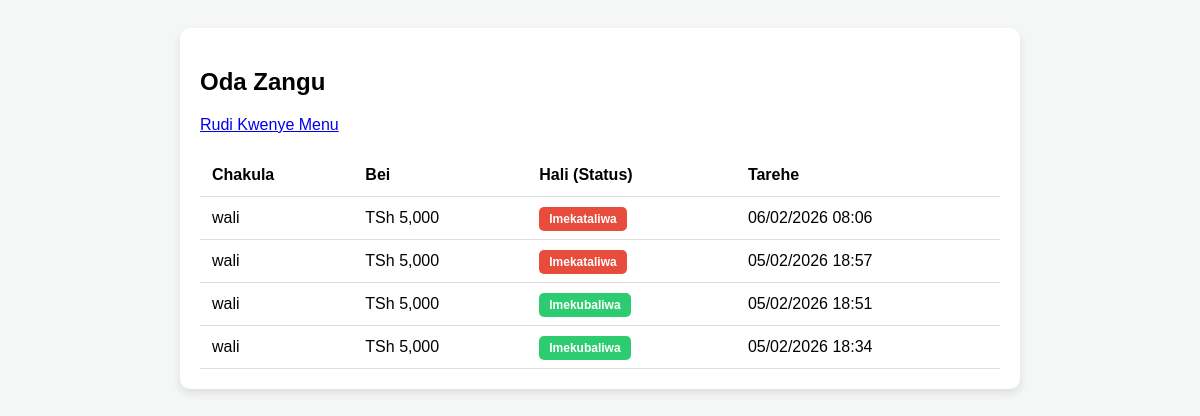
/my_orders.php (signed in), run on the app's committed database.
### tables this page shows
CREATE TABLE `orders` (
  `id` int(11) NOT NULL,
  `user_id` int(11) NOT NULL,
  `food_name` varchar(255) NOT NULL,
  `price` decimal(10,2) NOT NULL,
  `status` enum('Inasubiri','Imekubaliwa','Imekataliwa','Imekamilika') DEFAULT 'Inasubiri',
  `order_date` timestamp NOT NULL DEFAULT current_timestamp()
);

### my_orders.php (the view, shortened to what this page needs)
<?php
require_once 'includes/db_connection.php';
$user_id = $_SESSION['user_id'];
?>
<!DOCTYPE html>
<html lang="sw">
<head>
</head>
<body>
    <div class="container">
        <h2>Oda Zangu</h2>
        <a href="index.php">Rudi Kwenye Menu</a>
        <table>
            <tr>
                <th>Chakula</th>
                <th>Bei</th>
                <th>Hali (Status)</th>
                <th>Tarehe</th>
            </tr>
            <?php
            $res = $conn->query("SELECT * FROM orders WHERE user_id = '$user_id' ORDER BY id DESC");
            if ($res->num_rows > 0) {
                while($row = $res->fetch_assoc()) {
                    echo "<tr>
                        <td>{$row['food_name']}</td>
                        <td>TSh ".number_format($row['price'])."</td>
                        <td><span class='status {$row['status']}'>{$row['status']}</span></td>
                        <td>".date('d/m/Y H:i', strtotime($row['order_date']))."</td>
                    </tr>";
                }
            } else {
                echo "<tr><td colspan='4' style='text-align:center;'>Hujafanya oda bado.</td></tr>";
            }
            ?>
        </table>
    </div>
</body>
</html>

### my_orders.php (style rules this page uses)
body { font-family: sans-serif; background: #f4f7f6; padding: 20px; }
.container { max-width: 800px; margin: auto; background: white; padding: 20px; border-radius: 10px; box-shadow: 0 4px 10px rgba(0,0,0,0.1); }
table { width: 100%; border-collapse: collapse; margin-top: 20px; }
th, td { padding: 12px; border-bottom: 1px solid #ddd; text-align: left; }
.status { padding: 5px 10px; border-radius: 5px; font-size: 12px; font-weight: bold; }
.Imekubaliwa { background: #2ecc71; color: white; }
.Imekataliwa { background: #e74c3c; color: white; }

### data on the page
orders: food_name "wali", price "5,000", status "Imekataliwa", order_date "06/02/2026 08:06"
orders: food_name "wali", price "5,000", status "Imekataliwa", order_date "05/02/2026 18:57"
orders: food_name "wali", price "5,000", status "Imekubaliwa", order_date "05/02/2026 18:51"
orders: food_name "wali", price "5,000", status "Imekubaliwa", order_date "05/02/2026 18:34"
